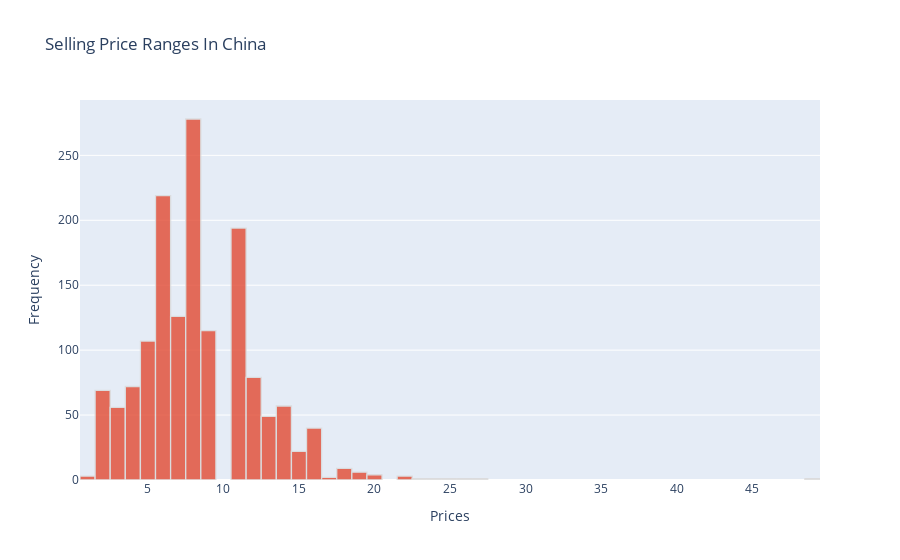

The notebook cell saved with this chart:
### Markdown cell above
About 75% of products coming from China are near 10 euros.

### Code cell
layout=dict(title="Selling Price Ranges In China", xaxis_title="Prices", yaxis_title="Frequency",)
eda_df[eda_df.origin_country=="China"]['price'].iplot(kind="hist", bins=50 , layout=layout)

### Figure 1 — Plotly figure (JSON) as saved in the notebook; plotly's stock layout.template omitted (floating-point values rounded to 4 significant figures; data arrays with more than 128 entries replaced by an {"elided": "..."} marker saying what was removed)
{"data": [{"histfunc": "count", "histnorm": "", "marker": {"color": "rgba(226, 74, 51, 1.0)", "line": {"color": "#D9D9D9", "width": 1.3}}, "name": "price", "nbinsx": 50, "opacity": 0.8, "orientation": "v", "type": "histogram", "x": {"elided": "1516 float values"}}], "layout": {"barmode": "overlay", "title": {"text": "Selling Price Ranges In China"}, "xaxis": {"title": {"text": "Prices"}}, "yaxis": {"title": {"text": "Frequency"}}}}
